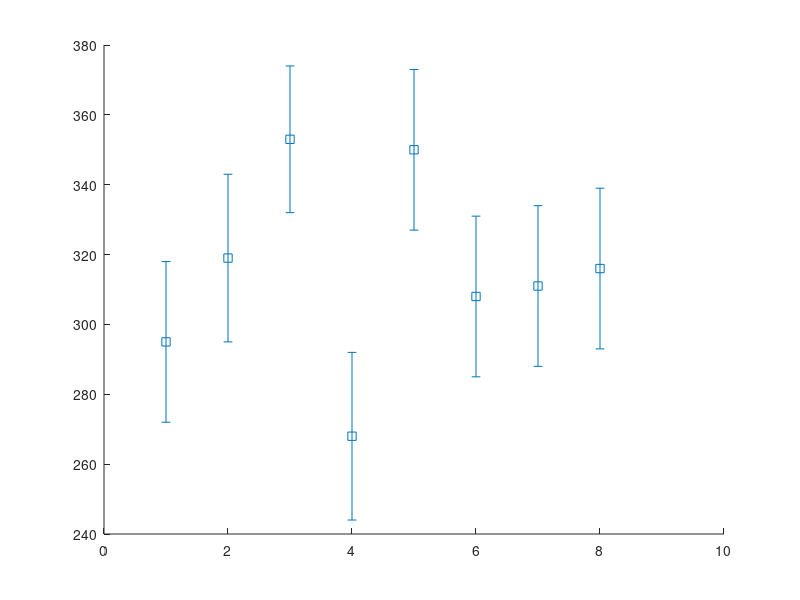

Reproduce this figure in MATLAB. (Note: this script raises an error after producing the figure.)

x   = [1 2 3 4 5 6 7 8] ;
l   = ['40257' '40258' '40259' '40260' '40263' '40264' '40265' '40266'];
e   = [0.295 0.319 0.353 0.268 0.350 0.308 0.311 0.316]*1000;
ee  = [0.023 0.024 0.021 0.024 0.023 0.023 0.023 0.023]*1000;


figure(1)
errorbar(x,e,ee,'s','MarkerSize',10,'MarkerEdgeColor','black','MarkerFaceColor','black','LineWidth',2)
xticks([1 2 3 4 5 6 7 8])
xticklabels({'40257' '40258' '40259' '40260' '40263' '40264' '40265' '40266'})
ylabel('Background Rate (mcps)')
xlim([0.5 8.5]) 
grid on
set(gca,'FontSize',16);
